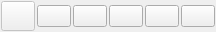
<ui version="4.0" >
 <class>ManageFeatureCollectionsActionWidget</class>
 <widget class="QWidget" name="ManageFeatureCollectionsActionWidget" >
  <property name="geometry" >
   <rect>
    <x>0</x>
    <y>0</y>
    <width>216</width>
    <height>32</height>
   </rect>
  </property>
  <property name="sizePolicy" >
   <sizepolicy vsizetype="Fixed" hsizetype="Minimum" >
    <horstretch>0</horstretch>
    <verstretch>0</verstretch>
   </sizepolicy>
  </property>
  <property name="minimumSize" >
   <size>
    <width>144</width>
    <height>32</height>
   </size>
  </property>
  <property name="windowTitle" >
   <string>Feature Collection Actions</string>
  </property>
  <layout class="QHBoxLayout" >
   <property name="spacing" >
    <number>2</number>
   </property>
   <property name="leftMargin" >
    <number>1</number>
   </property>
   <property name="topMargin" >
    <number>1</number>
   </property>
   <property name="rightMargin" >
    <number>1</number>
   </property>
   <property name="bottomMargin" >
    <number>1</number>
   </property>
   <item>
    <widget class="QPushButton" name="button_edit_configuration" >
     <property name="enabled" >
      <bool>false</bool>
     </property>
     <property name="sizePolicy" >
      <sizepolicy vsizetype="Fixed" hsizetype="Minimum" >
       <horstretch>0</horstretch>
       <verstretch>0</verstretch>
      </sizepolicy>
     </property>
     <property name="minimumSize" >
      <size>
       <width>0</width>
       <height>30</height>
      </size>
     </property>
     <property name="toolTip" >
      <string>Edit the file's configuration</string>
     </property>
     <property name="text" >
      <string/>
     </property>
     <property name="icon" >
      <iconset resource="../qt-resources/qt_widgets.qrc" >:/gnome_document_properties_22.png</iconset>
     </property>
     <property name="iconSize" >
      <size>
       <width>22</width>
       <height>22</height>
      </size>
     </property>
    </widget>
   </item>
   <item>
    <widget class="QPushButton" name="button_save" >
     <property name="enabled" >
      <bool>true</bool>
     </property>
     <property name="toolTip" >
      <string>Save the file using the current name</string>
     </property>
     <property name="text" >
      <string/>
     </property>
     <property name="icon" >
      <iconset resource="../qt-resources/qt_widgets.qrc" >:/gnome_save_22.png</iconset>
     </property>
     <property name="iconSize" >
      <size>
       <width>22</width>
       <height>22</height>
      </size>
     </property>
     <property name="flat" >
      <bool>false</bool>
     </property>
    </widget>
   </item>
   <item>
    <widget class="QPushButton" name="button_save_as" >
     <property name="toolTip" >
      <string>Save the file using a new name</string>
     </property>
     <property name="text" >
      <string/>
     </property>
     <property name="icon" >
      <iconset resource="../qt-resources/qt_widgets.qrc" >:/gnome_save_as_22.png</iconset>
     </property>
     <property name="iconSize" >
      <size>
       <width>22</width>
       <height>22</height>
      </size>
     </property>
     <property name="flat" >
      <bool>false</bool>
     </property>
    </widget>
   </item>
   <item>
    <widget class="QPushButton" name="button_save_copy" >
     <property name="toolTip" >
      <string>Save a copy of the file with a different name</string>
     </property>
     <property name="text" >
      <string/>
     </property>
     <property name="icon" >
      <iconset resource="../qt-resources/qt_widgets.qrc" >:/save_a_copy_22.png</iconset>
     </property>
     <property name="iconSize" >
      <size>
       <width>22</width>
       <height>22</height>
      </size>
     </property>
     <property name="flat" >
      <bool>false</bool>
     </property>
    </widget>
   </item>
   <item>
    <widget class="QPushButton" name="button_reload" >
     <property name="toolTip" >
      <string>Reload the file from disk</string>
     </property>
     <property name="text" >
      <string/>
     </property>
     <property name="icon" >
      <iconset resource="../qt-resources/qt_widgets.qrc" >:/gnome_view_refresh_22.png</iconset>
     </property>
     <property name="iconSize" >
      <size>
       <width>22</width>
       <height>22</height>
      </size>
     </property>
     <property name="flat" >
      <bool>false</bool>
     </property>
    </widget>
   </item>
   <item>
    <widget class="QPushButton" name="button_unload" >
     <property name="toolTip" >
      <string>Unload the file from GPlates</string>
     </property>
     <property name="text" >
      <string/>
     </property>
     <property name="icon" >
      <iconset resource="../qt-resources/qt_widgets.qrc" >:/gnome_media_eject_22.png</iconset>
     </property>
     <property name="iconSize" >
      <size>
       <width>22</width>
       <height>22</height>
      </size>
     </property>
     <property name="flat" >
      <bool>false</bool>
     </property>
    </widget>
   </item>
  </layout>
 </widget>
 <resources>
  <include location="../qt-resources/qt_widgets.qrc" />
 </resources>
 <connections/>
</ui>
